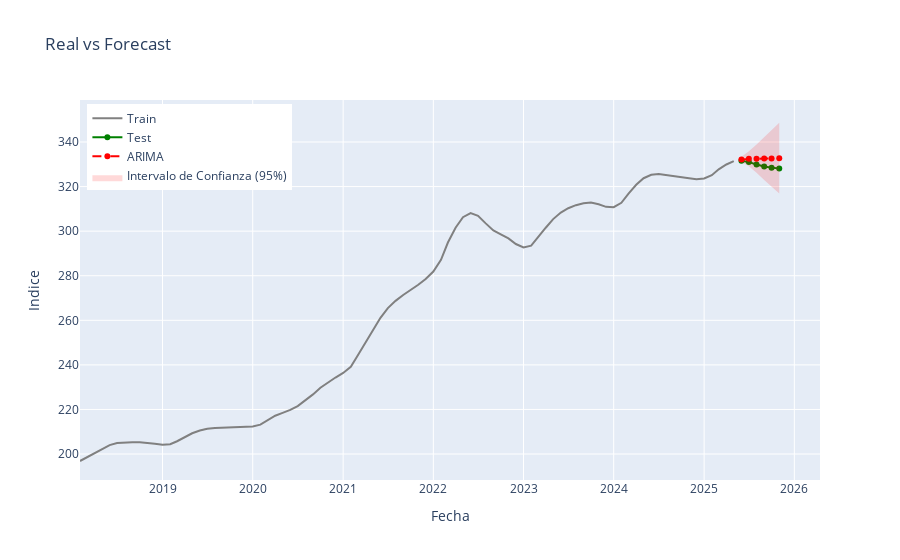

The cell this chart's notebook holds for it:
### Code cell
# @title Realizar modelo ARIMA


# Definimos el tamaño del test
test_size = 6

# Separamos los datos
train = df.iloc[:-test_size]
test = df.iloc[-test_size:]


# Ajustamos el modelo ARIMA
# Nota: Statsmodels maneja la diferenciación (d=1) internamente.
model = ARIMA(train['value'], order=(4, 1, 1))
results = model.fit()
print(results.summary())

# Realizamos el pronóstico para los pasos del Test set
# start: índice donde empieza el test, end: índice donde termina
forecast_object = results.get_forecast(steps=len(test))
forecast = forecast_object.predicted_mean
conf_int = forecast_object.conf_int(alpha=0.05) # 95% confianza

# Convertimos a DataFrame para facilitar el manejo
forecast_df = pd.DataFrame({
    'date': test.index,
    'actual': test['value'],
    'forecast': forecast.values,
    'lower_ci': conf_int.iloc[:, 0].values,
    'upper_ci': conf_int.iloc[:, 1].values
})
forecast_df.set_index('date', inplace=True)

# Cálculo de Métricas de Error
rmse = np.sqrt(mean_squared_error(test['value'], forecast))
mae = mean_absolute_error(test['value'], forecast)
print(f"\n--- Métricas de Evaluación en Test Set ---")
print(f"RMSE: {rmse:.4f}")
print(f"MAE: {mae:.4f}")


fig = go.Figure()
# Datos de Entrenamiento (Histórico)
# Mostramos solo los últimos años para que se vea bien el detalle del final
train_subset = train[train.index > '2018-01-01']

fig.add_trace(go.Scatter(
    x=train_subset.index, y=train_subset['value'],
    mode='lines', name='Train',
    line=dict(color='gray')
))

# Datos Reales (Test)
fig.add_trace(go.Scatter(
    x=test.index, y=test['value'],
    mode='lines+markers', name='Test',
    line=dict(color='green', width=2)
))

# Pronóstico del Modelo
fig.add_trace(go.Scatter(
    x=forecast_df.index, y=forecast_df['forecast'],
    mode='lines+markers', name='ARIMA',
    line=dict(color='red', dash='dash', width=2)
))

# Intervalos de Confianza
fig.add_trace(go.Scatter(
    x=forecast_df.index.tolist() + forecast_df.index[::-1].tolist(),
    y=forecast_df['upper_ci'].tolist() + forecast_df['lower_ci'][::-1].tolist(),
    fill='toself',
    fillcolor='rgba(255, 0, 0, 0.15)',
    line=dict(color='rgba(255,255,255,0)'),
    name='Intervalo de Confianza (95%)',
    hoverinfo="skip"
))

fig.update_layout(
    title='Real vs Forecast',
    xaxis_title='Fecha',
    yaxis_title='Indice',
    hovermode="x unified",
    legend=dict(yanchor="top", y=0.99, xanchor="left", x=0.01)
)

fig.show()

### Figure 1 — Plotly figure (JSON) as saved in the notebook; plotly's stock layout.template omitted (floating-point values rounded to 4 significant figures)
{"data": [{"line": {"color": "gray"}, "mode": "lines", "name": "Train", "type": "scatter", "x": ["2018-02-01T00:00:00.000000", "2018-03-01T00:00:00.000000", "2018-04-01T00:00:00.000000", "2018-05-01T00:00:00.000000", "2018-06-01T00:00:00.000000", "2018-07-01T00:00:00.000000", "2018-08-01T00:00:00.000000", "2018-09-01T00:00:00.000000", "2018-10-01T00:00:00.000000", "2018-11-01T00:00:00.000000", "2018-12-01T00:00:00.000000", "2019-01-01T00:00:00.000000", "2019-02-01T00:00:00.000000", "2019-03-01T00:00:00.000000", "2019-04-01T00:00:00.000000", "2019-05-01T00:00:00.000000", "2019-06-01T00:00:00.000000", "2019-07-01T00:00:00.000000", "2019-08-01T00:00:00.000000", "2019-09-01T00:00:00.000000", "2019-10-01T00:00:00.000000", "2019-11-01T00:00:00.000000", "2019-12-01T00:00:00.000000", "2020-01-01T00:00:00.000000", "2020-02-01T00:00:00.000000", "2020-03-01T00:00:00.000000", "2020-04-01T00:00:00.000000", "2020-05-01T00:00:00.000000", "2020-06-01T00:00:00.000000", "2020-07-01T00:00:00.000000", "2020-08-01T00:00:00.000000", "2020-09-01T00:00:00.000000", "2020-10-01T00:00:00.000000", "2020-11-01T00:00:00.000000", "2020-12-01T00:00:00.000000", "2021-01-01T00:00:00.000000", "2021-02-01T00:00:00.000000", "2021-03-01T00:00:00.000000", "2021-04-01T00:00:00.000000", "2021-05-01T00:00:00.000000", "2021-06-01T00:00:00.000000", "2021-07-01T00:00:00.000000", "2021-08-01T00:00:00.000000", "2021-09-01T00:00:00.000000", "2021-10-01T00:00:00.000000", "2021-11-01T00:00:00.000000", "2021-12-01T00:00:00.000000", "2022-01-01T00:00:00.000000", "2022-02-01T00:00:00.000000", "2022-03-01T00:00:00.000000", "2022-04-01T00:00:00.000000", "2022-05-01T00:00:00.000000", "2022-06-01T00:00:00.000000", "2022-07-01T00:00:00.000000", "2022-08-01T00:00:00.000000", "2022-09-01T00:00:00.000000", "2022-10-01T00:00:00.000000", "2022-11-01T00:00:00.000000", "2022-12-01T00:00:00.000000", "2023-01-01T00:00:00.000000", "2023-02-01T00:00:00.000000", "2023-03-01T00:00:00.000000", "2023-04-01T00:00:00.000000", "2023-05-01T00:00:00.000000", "2023-06-01T00:00:00.000000", "2023-07-01T00:00:00.000000", "2023-08-01T00:00:00.000000", "2023-09-01T00:00:00.000000", "2023-10-01T00:00:00.000000", "2023-11-01T00:00:00.000000", "2023-12-01T00:00:00.000000", "2024-01-01T00:00:00.000000", "2024-02-01T00:00:00.000000", "2024-03-01T00:00:00.000000", "2024-04-01T00:00:00.000000", "2024-05-01T00:00:00.000000", "2024-06-01T00:00:00.000000", "2024-07-01T00:00:00.000000", "2024-08-01T00:00:00.000000", "2024-09-01T00:00:00.000000", "2024-10-01T00:00:00.000000", "2024-11-01T00:00:00.000000", "2024-12-01T00:00:00.000000", "2025-01-01T00:00:00.000000", "2025-02-01T00:00:00.000000", "2025-03-01T00:00:00.000000", "2025-04-01T00:00:00.000000", "2025-05-01T00:00:00.000000"], "y": [196.9, 198.5, 200.6, 202.4, 204.0, 204.9, 205.3, 205.3, 205.3, 205.1, 204.7, 204.2, 204.4, 205.7, 207.7, 209.3, 210.6, 211.3, 211.7, 211.8, 211.9, 212.1, 212.2, 212.4, 213.2, 215.2, 217.2, 218.5, 219.8, 221.5, 224.0, 226.8, 229.8, 232.3, 234.3, 236.4, 239.2, 244.2, 249.8, 255.4, 261.1, 265.5, 268.7, 271.4, 273.6, 275.9, 278.5, 281.9, 287.1, 294.9, 301.5, 306.3, 308.1, 306.9, 303.5, 300.3, 298.5, 296.7, 294.2, 292.7, 293.5, 297.4, 301.5, 305.4, 308.4, 310.3, 311.7, 312.5, 312.9, 312.1, 310.9, 310.8, 312.7, 316.9, 320.8, 323.8, 325.3, 325.6, 325.1, 324.7, 324.0, 323.7, 323.3, 323.7, 325.1, 327.7, 329.9, 331.4]}, {"line": {"color": "green", "width": 2}, "mode": "lines+markers", "name": "Test", "type": "scatter", "x": ["2025-06-01T00:00:00.000000", "2025-07-01T00:00:00.000000", "2025-08-01T00:00:00.000000", "2025-09-01T00:00:00.000000", "2025-10-01T00:00:00.000000", "2025-11-01T00:00:00.000000"], "y": [331.6, 331.0, 329.9, 329.0, 328.5, 328.1]}, {"line": {"color": "red", "dash": "dash", "width": 2}, "mode": "lines+markers", "name": "ARIMA", "type": "scatter", "x": ["2025-06-01T00:00:00.000000", "2025-07-01T00:00:00.000000", "2025-08-01T00:00:00.000000", "2025-09-01T00:00:00.000000", "2025-10-01T00:00:00.000000", "2025-11-01T00:00:00.000000"], "y": [332.2, 332.5, 332.5, 332.6, 332.6, 332.8]}, {"fill": "toself", "fillcolor": "rgba(255, 0, 0, 0.15)", "hoverinfo": "skip", "line": {"color": "rgba(255,255,255,0)"}, "name": "Intervalo de Confianza (95%)", "type": "scatter", "x": ["2025-06-01T00:00:00", "2025-07-01T00:00:00", "2025-08-01T00:00:00", "2025-09-01T00:00:00", "2025-10-01T00:00:00", "2025-11-01T00:00:00", "2025-11-01T00:00:00", "2025-10-01T00:00:00", "2025-09-01T00:00:00", "2025-08-01T00:00:00", "2025-07-01T00:00:00", "2025-06-01T00:00:00"], "y": [333.3, 335.8, 338.8, 342.2, 345.5, 348.6, 316.9, 319.8, 323.0, 326.2, 329.1, 331.0]}], "layout": {"hovermode": "x unified", "legend": {"x": 0.01, "xanchor": "left", "y": 0.99, "yanchor": "top"}, "title": {"text": "Real vs Forecast"}, "xaxis": {"title": {"text": "Fecha"}}, "yaxis": {"title": {"text": "Indice"}}}}
